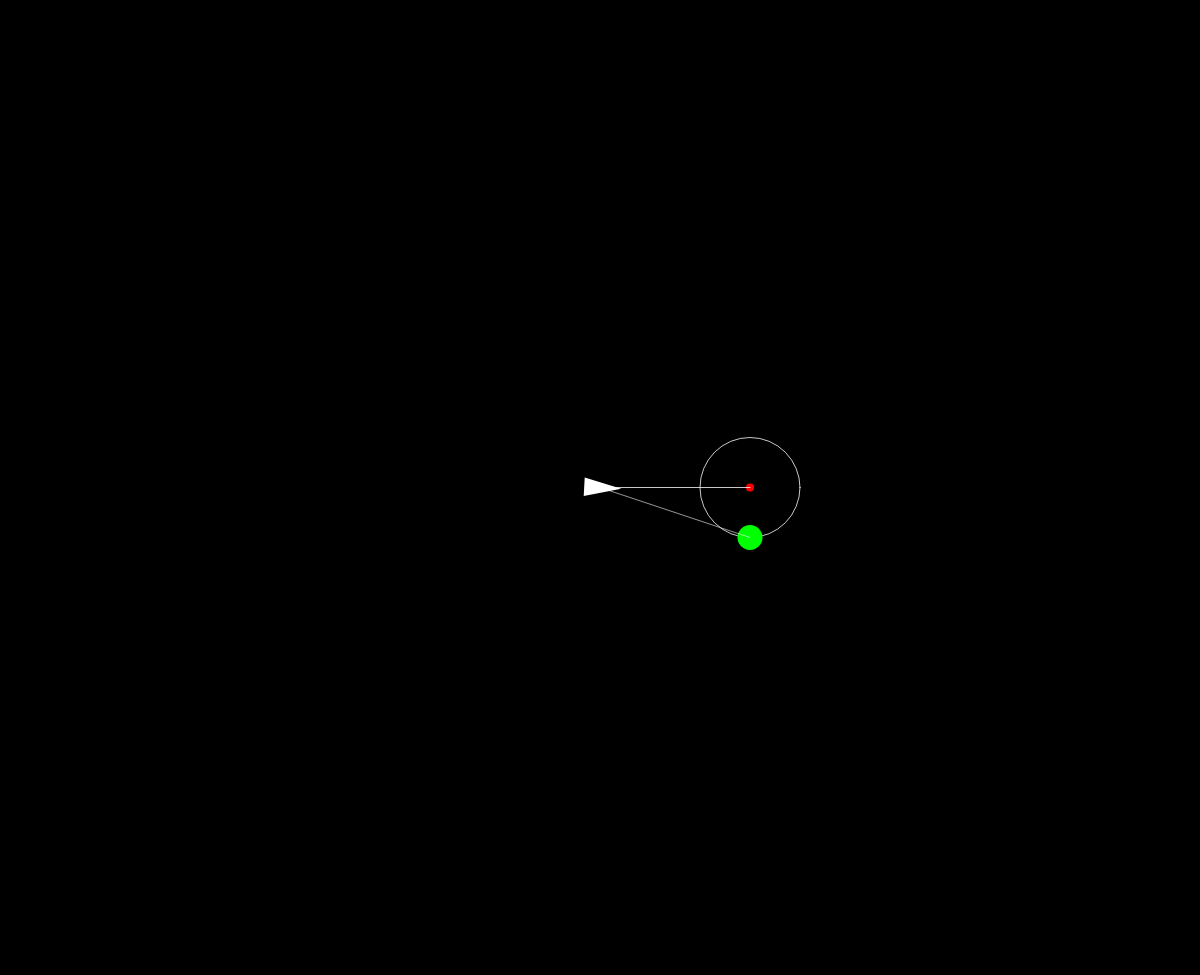
Frame 1 (no input)
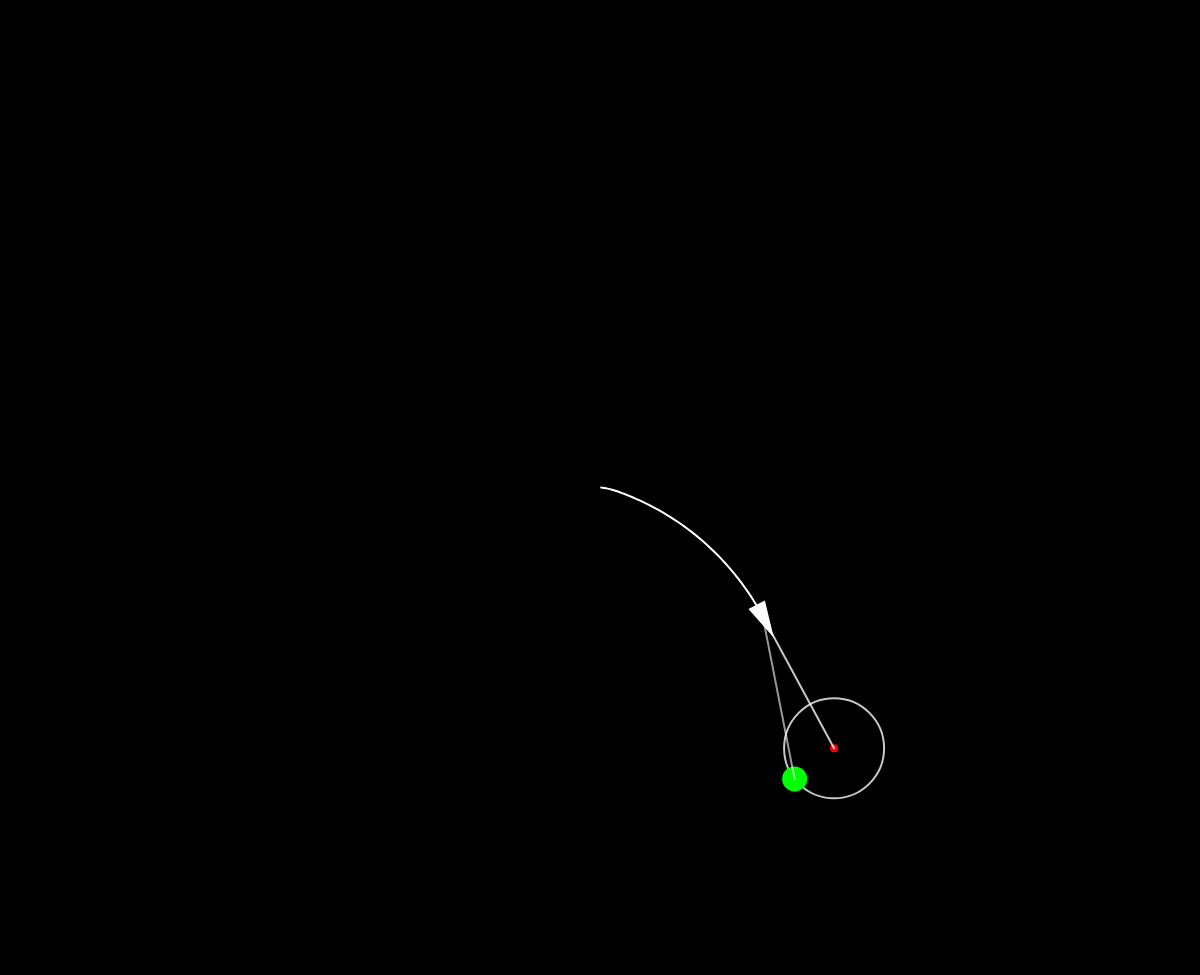
Frame 60 (no input)
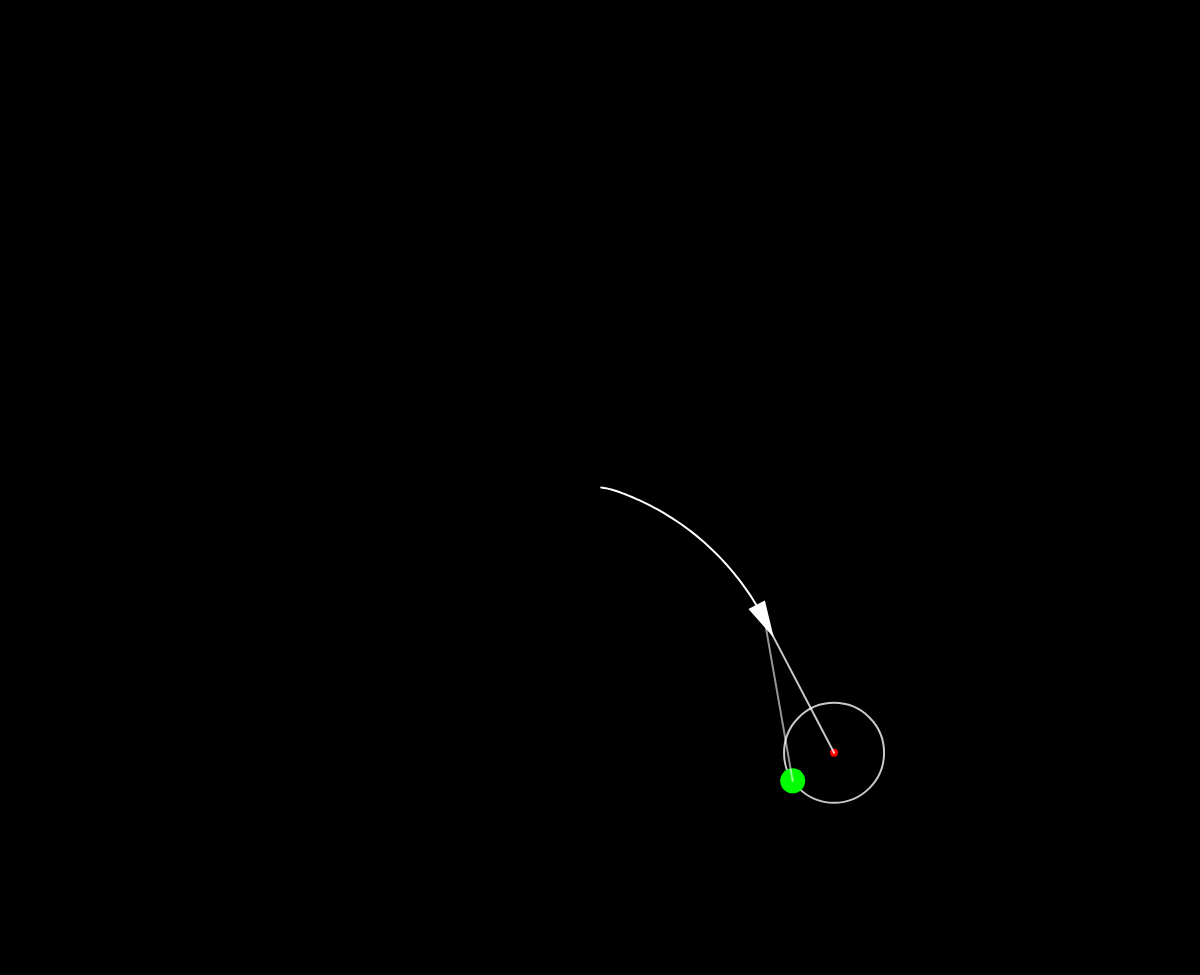
Frame 120 (the mouse pressed at the canvas centre since frame 60)

The p5.js sketch that drew these frames (run headless with seeded random() and noise() and a simulated clock; from frame 60 on, the mouse is pressed at the canvas centre):

// p5.js sketch
// ── sketch.js
// Wander (Sliders)
// The Nature of Code
// The Coding Train / Daniel Shiffman
// https://youtu.be/ujsR2vcJlLk
// https://thecodingtrain.com/learning/nature-of-code/5.5-wander.html

// Main: https://editor.p5js.org/codingtrain/sketches/LVtVlS52Q
// With Sliders: https://editor.p5js.org/codingtrain/sketches/uxemh7FGc
// Deleting Positions: https://editor.p5js.org/codingtrain/sketches/EWHjy--Os
// 3D: https://editor.p5js.org/codingtrain/sketches/t6sFXmVrk
// Displacement: https://editor.p5js.org/codingtrain/sketches/VdHUvgHkm
// Perlin Noise: https://editor.p5js.org/codingtrain/sketches/XH2DtikuI

let vehicle;

let slider1, slider2, slider3;
let pause = false;
function mousePressed() {
  pause = true;
}

function mouseReleased() {
  pause = false;
}

function setup() {
  createCanvas(windowWidth, windowHeight - 25);
  vehicle = new Vehicle(width / 2, height / 2);
  slider1 = createSlider(100, 250, 150);
  slider2 = createSlider(50, 100, 50);
  slider3 = createSlider(0.1, 0.5, 0.25, 0.01);
}

function draw() {
  background(0);

  vehicle.wander();
  if (!pause) vehicle.update();
  vehicle.show();
  vehicle.edges();
}

// ── vehicle.js
// Wander (Sliders)
// The Nature of Code
// The Coding Train / Daniel Shiffman
// https://youtu.be/ujsR2vcJlLk
// https://thecodingtrain.com/learning/nature-of-code/5.5-wander.html

// Main: https://editor.p5js.org/codingtrain/sketches/LVtVlS52Q
// With Sliders: https://editor.p5js.org/codingtrain/sketches/uxemh7FGc
// Deleting Positions: https://editor.p5js.org/codingtrain/sketches/EWHjy--Os
// 3D: https://editor.p5js.org/codingtrain/sketches/t6sFXmVrk
// Displacement: https://editor.p5js.org/codingtrain/sketches/VdHUvgHkm
// Perlin Noise: https://editor.p5js.org/codingtrain/sketches/XH2DtikuI

class Vehicle {
  constructor(x, y) {
    this.pos = createVector(x, y);
    this.vel = createVector(1, 0);
    this.acc = createVector(0, 0);
    this.maxSpeed = 4;
    this.maxForce = 0.2;
    this.r = 16;

    this.wanderTheta = PI / 2;

    this.currentPath = [];
    this.paths = [this.currentPath];
  }

  wander() {
    let wanderPoint = this.vel.copy();
    wanderPoint.setMag(slider1.value());
    wanderPoint.add(this.pos);
    fill(255, 0, 0);
    noStroke();
    circle(wanderPoint.x, wanderPoint.y, 8);

    let wanderRadius = slider2.value();
    noFill();
    stroke(255, 200);
    circle(wanderPoint.x, wanderPoint.y, wanderRadius * 2);
    line(this.pos.x, this.pos.y, wanderPoint.x, wanderPoint.y);

    let theta = this.wanderTheta + this.vel.heading();

    let x = wanderRadius * cos(theta);
    let y = wanderRadius * sin(theta);
    wanderPoint.add(x, y);
    fill(0, 255, 0);
    noStroke();
    circle(wanderPoint.x, wanderPoint.y, slider3.value() * 100);

    stroke(255, 150);
    line(this.pos.x, this.pos.y, wanderPoint.x, wanderPoint.y);

    let steer = wanderPoint.sub(this.pos);
    steer.setMag(this.maxForce);
    this.applyForce(steer);

    let displaceRange = slider3.value();
    if (!pause) this.wanderTheta += random(-displaceRange, displaceRange);
  }

  evade(vehicle) {
    let pursuit = this.pursue(vehicle);
    pursuit.mult(-1);
    return pursuit;
  }

  pursue(vehicle) {
    let target = vehicle.pos.copy();
    let prediction = vehicle.vel.copy();
    prediction.mult(10);
    target.add(prediction);
    fill(0, 255, 0);
    circle(target.x, target.y, 16);
    return this.seek(target);
  }

  arrive(target) {
    // 2nd argument true enables the arrival behavior
    return this.seek(target, true);
  }

  flee(target) {
    return this.seek(target).mult(-1);
  }

  seek(target, arrival = false) {
    let force = p5.Vector.sub(target, this.pos);
    let desiredSpeed = this.maxSpeed;
    if (arrival) {
      let slowRadius = 100;
      let distance = force.mag();
      if (distance < slowRadius) {
        desiredSpeed = map(distance, 0, slowRadius, 0, this.maxSpeed);
      }
    }
    force.setMag(desiredSpeed);
    force.sub(this.vel);
    force.limit(this.maxForce);
    return force;
  }

  applyForce(force) {
    this.acc.add(force);
  }

  update() {
    this.vel.add(this.acc);
    this.vel.limit(this.maxSpeed);
    this.pos.add(this.vel);
    this.acc.set(0, 0);

    this.currentPath.push(this.pos.copy());

    // Count positions
    let total = 0;
    for (let path of this.paths) {
      total += path.length;
    }

    if (total > 100) {
      this.paths[0].shift();
      if (this.paths[0].length === 0) {
        this.paths.shift();
      }
    }
  }

  show() {
    stroke(255);
    strokeWeight(2);
    fill(255);
    push();
    translate(this.pos.x, this.pos.y);
    rotate(this.vel.heading());
    triangle(-this.r, -this.r / 2, -this.r, this.r / 2, this.r, 0);
    pop();

    for (let path of this.paths) {
      beginShape();
      noFill();
      for (let v of path) {
        vertex(v.x, v.y);
      }
      endShape();
    }
  }

  edges() {
    let hitEdge = false;
    if (this.pos.x > width + this.r) {
      this.pos.x = -this.r;
      hitEdge = true;
    } else if (this.pos.x < -this.r) {
      this.pos.x = width + this.r;
      hitEdge = true;
    }
    if (this.pos.y > height + this.r) {
      this.pos.y = -this.r;
      hitEdge = true;
    } else if (this.pos.y < -this.r) {
      this.pos.y = height + this.r;
      hitEdge = true;
    }

    if (hitEdge) {
      this.currentPath = [];
      this.paths.push(this.currentPath);
    }
  }
}

class Target extends Vehicle {
  constructor(x, y) {
    super(x, y);
    this.vel = p5.Vector.random2D();
    this.vel.mult(5);
  }

  show() {
    stroke(255);
    strokeWeight(2);
    fill("#F063A4");
    push();
    translate(this.pos.x, this.pos.y);
    circle(0, 0, this.r * 2);
    pop();
  }
}
